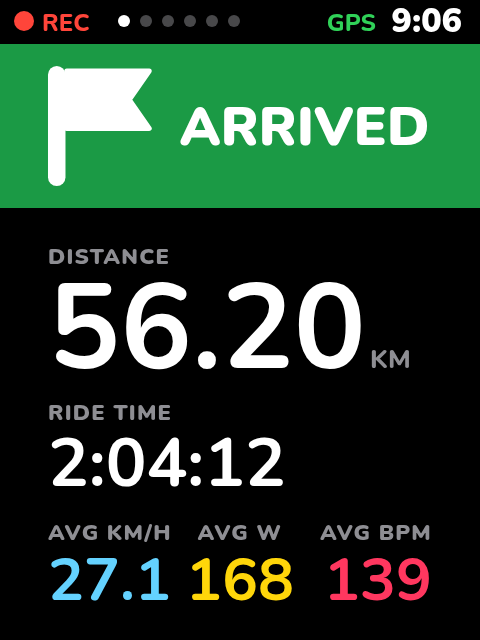
#> input picture docs/design/course-navigation/png/arrived.png, 480 x 640 px
$ python -i mockup.py   (imports and definitions only)
#> lines starting #> are read from the running program, lines starting #| are printed output that depends on the picture
#> further down, picture is the input picture: PIL image 480x640 RGB; mean R, G, B 35.9, 62.4, 43
### tools/devtools/src/cycling_devtools/workspace.py
"""Repository paths and the private-evidence rule shared by host tools."""

import functools
import os
import subprocess
from pathlib import Path

ROOT = Path(__file__).resolve().parents[4]
# The harness's virtual backend. `cycling test-python` builds it with ride-fit in
# this same form, so the harness tests find it fresh.
SIMULATOR_BUILD = (
    'cargo',
    'build',
    '-p',
    'shell-simulator',
    '--locked',
    '--no-default-features',
    '--bin',
    'shell-simulator',
)


# Asked once: a background job outlives the worktree that started it, and a deleted worktree no
# longer says where the primary checkout is.
@functools.cache
def main_checkout(root=ROOT):
    """The primary checkout that owns this repository's git directory.

    Linked worktrees (such as agent worktrees) have no private .local of their own.
    The device is one physical resource, so its lock and backup live in the
    primary checkout and every worktree uses them.
    """
    try:
        common = subprocess.run(
            ['git', 'rev-parse', '--path-format=absolute', '--git-common-dir'],
            cwd=root,
            capture_output=True,
            text=True,
            check=True,
        ).stdout.strip()
    except OSError, subprocess.CalledProcessError:
        return root
    return Path(common).parent


def terrain_packs(root=ROOT):
    """The directory of TERRAIN pack files a replay reads, as tools/simulator/trace.sh names it."""
    return Path(os.environ.get('CYCLING_TERRAIN_PACKS') or main_checkout(root) / '.local' / 'terrain')


# Device-wide private state shared by every checkout of this repository.
DEVICE_LOCAL = main_checkout() / '.local'


def private_path(value):
    # [28 lines left out: function private_path, not called in this run]

def private_directory(value):
    # [6 lines left out: function private_directory, not called in this run]
### tools/devtools/src/cycling_devtools/sim/mockup.py
"""Compare simulator checkpoints with the course navigation mockups.

    cycling mockup-compare [SCREEN ...] [--checkpoint PNG|SVG] [--out DIR]

With no screen it compares all seven. A checkpoint is a simulator frame, a
240 x 320 PNG or an SVG (to compare two mockups). It writes expected.png,
actual.png and diff.png per screen and exits non-zero naming each failing
element.
"""

import argparse
import io
import re
import sys
import tomllib
from dataclasses import dataclass, field
from pathlib import Path

import resvg_py
from PIL import Image, ImageChops, ImageFilter

from cycling_devtools.workspace import ROOT

# [1 line that did not run here, left out]
# [1 line that did not run here, left out]
# [1 line that did not run here, left out]
# [1 line that did not run here, left out]
SIZE = (240, 320)
GROUND = (0x10, 0x10, 0x12)
MARGIN, SCALE = 20, 2

ELEMENT = re.compile(
    r'<g\b.*?</g>|<text\b.*?</text>|<(?:rect|circle|ellipse|polyline|polygon|path|line)\b[^>]*/>',
    re.S,
)
PAINT = re.compile(r'(?:fill|stroke)="(#[0-9a-fA-F]{3,6})"')


@dataclass
class Element:
    source: str
    mask: Image.Image
    paint: tuple[int, int, int] | None
    rule: str = 'exact'
    visible: Image.Image | None = None

    # [7 lines left out: function name, not called in this run]


@dataclass
class Report:
    failures: list[str] = field(default_factory=list)
    checked: int = 0


# [3 lines that did not run here, left out]


def wrap(body):
    return f'<svg xmlns="http://www.w3.org/2000/svg" viewBox="0 0 {SIZE[0]} {SIZE[1]}">{body}</svg>'


# [5 lines left out: function hex_colour, not called in this run]


def rgb565(image):
    r, g, b = image.convert('RGB').split()
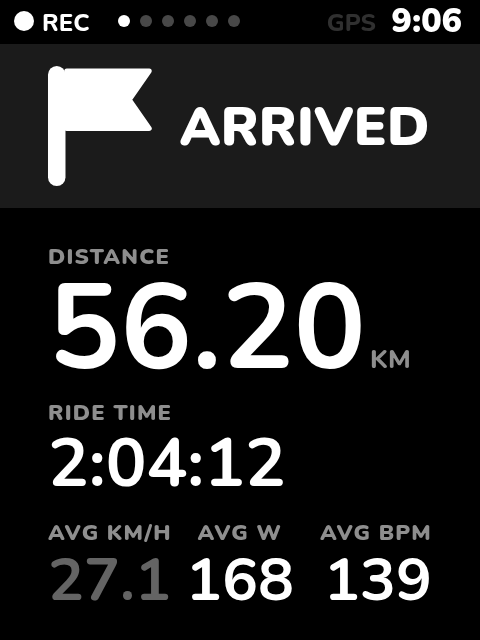
#> r: PIL image 480x640 L; min 0, max 255, mean 35.9
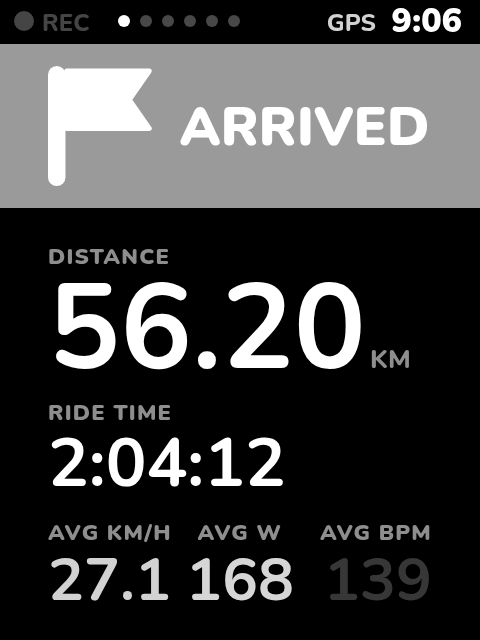
#> g: PIL image 480x640 L; min 0, max 255, mean 62.4
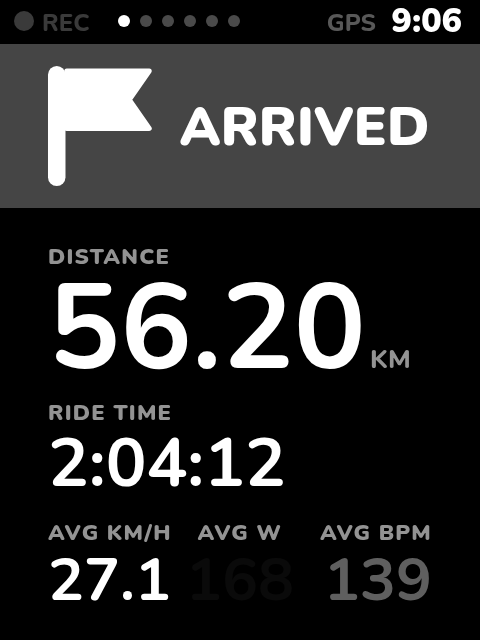
#> b: PIL image 480x640 L; min 0, max 255, mean 43
    return Image.merge('RGB', (r.point(lambda v: v >> 3), g.point(lambda v: v >> 2), b.point(lambda v: v >> 3)))
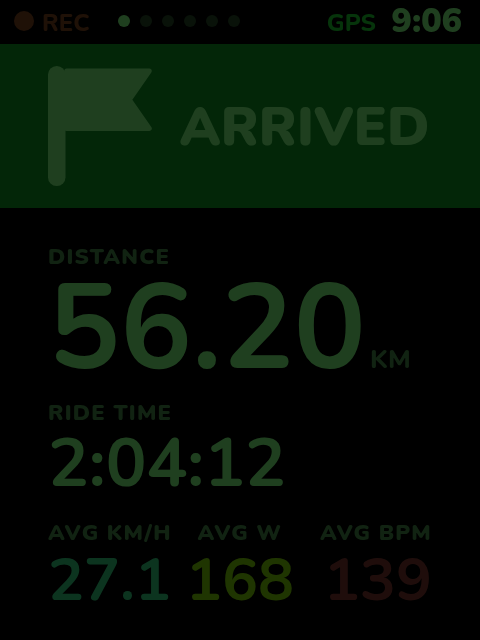
#> returned value: PIL image 480x640 RGB; mean R, G, B 4.3, 15.4, 5.1


def quantised(paint):
    r, g, b = paint
    return (r >> 3, g >> 2, b >> 3)


def equal(panel, paint):
    return matching(panel, quantised(paint))


def matching(panel, target):
    channels = [c.point(lambda v, t=t: 255 if v == t else 0) for c, t in zip(panel.split(), target, strict=True)]
    return ImageChops.darker(ImageChops.darker(channels[0], channels[1]), channels[2])


def mixes(paint, under):
    fg, bg = quantised(paint), quantised(under)
    return {tuple((f * a + b * (15 - a) + 7) // 15 for f, b in zip(fg, bg, strict=True)) for a in range(1, 16)}


def solid(mask):
    return mask.point(lambda v: 255 if v == 255 else 0)


def covered(mask):
    return mask.point(lambda v: 255 if v else 0)


def grow(mask, pixels=1):
    return mask.filter(ImageFilter.MaxFilter(2 * pixels + 1))


def shrink(mask):
    return mask.filter(ImageFilter.MinFilter(3))


def points(mask):
    width = mask.width
    return [(i % width, i // width) for i, v in enumerate(mask.tobytes()) if v]


# [126 lines left out: functions region, selects, load, checkpoint_image, compare, check_text, not called in this run]


def ink_box(element):
    return solid(element.mask).getbbox() or covered(element.mask).getbbox()


def anchor(element):
    found = re.search(r'text-anchor="(end|middle)"', element.source)
    return found.group(1) if found else 'start'


def anchored(element, rect):
    return {'start': rect[0], 'middle': (rect[0] + rect[2]) / 2, 'end': rect[2]}[anchor(element)]


# [22 lines left out: functions expanded_text_region, check_bounds, not called in this run]


def hex_of(paint):
    return '#' + ''.join(f'{c:02x}' for c in paint)


def rules_of(screen):
    return tomllib.loads((MOCKUPS / f'{screen}.rules.toml').read_text())


# [15 lines left out: functions checkpoint_of, write, not called in this run]


def screens():
    return sorted(p.stem for p in MOCKUPS.glob('*.svg'))


# [29 lines left out: function main, not called in this run]


# [2 lines not run here, left out]

>>> from PIL import Image
>>> picture = Image.open('../../../../../docs/design/course-navigation/png/arrived.png')
>>> result = rgb565(picture)
